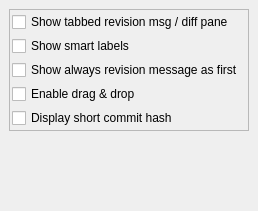
     <widget class="QWidget" name="Browse">
      <attribute name="title">
       <string>&amp;Browse</string>
      </attribute>
      <layout class="QHBoxLayout">
       <property name="spacing">
        <number>6</number>
       </property>
       <property name="leftMargin">
        <number>9</number>
       </property>
       <property name="topMargin">
        <number>9</number>
       </property>
       <property name="rightMargin">
        <number>9</number>
       </property>
       <property name="bottomMargin">
        <number>9</number>
       </property>
       <item>
        <layout class="QVBoxLayout">
         <property name="spacing">
          <number>0</number>
         </property>
         <property name="leftMargin">
          <number>0</number>
         </property>
         <property name="topMargin">
          <number>0</number>
         </property>
         <property name="rightMargin">
          <number>0</number>
         </property>
         <property name="bottomMargin">
          <number>0</number>
         </property>
         <item>
          <widget class="QFrame" name="frame_5">
           <property name="frameShape">
            <enum>QFrame::StyledPanel</enum>
           </property>
           <property name="frameShadow">
            <enum>QFrame::Raised</enum>
           </property>
           <layout class="QHBoxLayout">
            <property name="spacing">
             <number>0</number>
            </property>
            <property name="leftMargin">
             <number>2</number>
            </property>
            <property name="topMargin">
             <number>2</number>
            </property>
            <property name="rightMargin">
             <number>2</number>
            </property>
            <property name="bottomMargin">
             <number>2</number>
            </property>
            <item>
             <layout class="QVBoxLayout">
              <property name="spacing">
               <number>4</number>
              </property>
              <property name="leftMargin">
               <number>0</number>
              </property>
              <property name="topMargin">
               <number>0</number>
              </property>
              <property name="rightMargin">
               <number>0</number>
              </property>
              <property name="bottomMargin">
               <number>0</number>
              </property>
              <item>
               <widget class="QCheckBox" name="checkBoxLogDiffTab">
                <property name="toolTip">
                 <string>Check to see tabbed revision log / diff pane</string>
                </property>
                <property name="text">
                 <string>Show tabbed revision msg / diff pane</string>
                </property>
               </widget>
              </item>
              <item>
               <widget class="QCheckBox" name="checkBoxSmartLabels">
                <property name="toolTip">
                 <string>Check to show smart jump labels on revision description pane</string>
                </property>
                <property name="text">
                 <string>Show smart labels</string>
                </property>
               </widget>
              </item>
              <item>
               <widget class="QCheckBox" name="checkBoxMsgOnNewSHA">
                <property name="toolTip">
                 <string>Check to see always the revision description in main view when browsing the repo. Patch content will be visible after request.</string>
                </property>
                <property name="text">
                 <string>Show always revision message as first </string>
                </property>
                <property name="shortcut">
                 <string>Alt+Y</string>
                </property>
               </widget>
              </item>
              <item>
               <widget class="QCheckBox" name="checkBoxEnableDragnDrop">
                <property name="toolTip">
                 <string>Check to enable Git operations, etc. via drag &amp; drop</string>
                </property>
                <property name="text">
                 <string>Enable drag &amp;&amp; drop</string>
                </property>
               </widget>
              </item>
              <item>
               <widget class="QCheckBox" name="checkBoxShowShortRef">
                <property name="toolTip">
                 <string>Check to display short commit hash instead of full-length hash</string>
                </property>
                <property name="text">
                 <string>Display short commit hash</string>
                </property>
               </widget>
              </item>
             </layout>
            </item>
           </layout>
          </widget>
         </item>
         <item>
          <spacer>
           <property name="orientation">
            <enum>Qt::Vertical</enum>
           </property>
           <property name="sizeHint" stdset="0">
            <size>
             <width>20</width>
             <height>71</height>
            </size>
           </property>
          </spacer>
         </item>
        </layout>
       </item>
      </layout>
     </widget>
